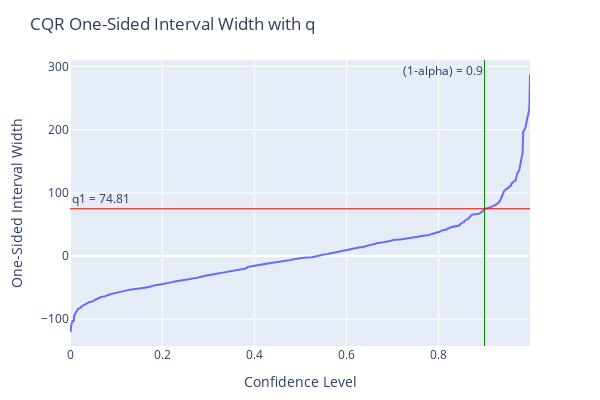
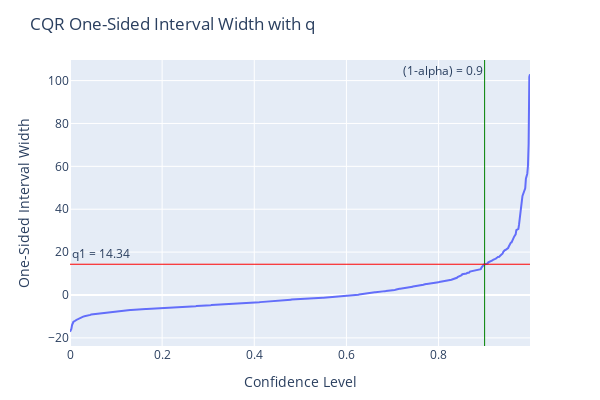

Notebook cell for these charts, in order:
### Markdown cell above
In [Conformalized Quantile Regression](https://arxiv.org/abs/1905.03222), or the `cqr` module, the method runs as follows:
<br>i. A sorted list of non-conformity scores is calculated as the differences between data points from the calibration dataset and their nearest prediction quantile, which provides a measure of how well the data fits the current quantile regression model.
<br>ii. The differences are calculated such they are negative for data points within the quantile regression interval and positive if they are outside the interval.
<br>iii. The quantiles from the regression model are adjusted by an amount that satisfies the desired error rate, which is the portion of data points lying outside the interval, based on the calibration data's non-conformity scores.

### Code cell
# Parameter for Conformalized Quantile Regression
method = "cqr"

# Enable conformal predict on the pre-trained models
# Evaluate parameter is optional, refer to the "Evaluate Performance" session below
cqr_forecast1 = m1.conformal_predict(
    test_df, calibration_df=cal_df, alpha=alpha, method=method, plotting_backend=plotting_backend, show_all_PI=True
)
cqr_forecast2 = m2.conformal_predict(
    test_df, calibration_df=cal_df, alpha=alpha, method=method, plotting_backend=plotting_backend, show_all_PI=True
)

### Figure 1 — Plotly figure (JSON) as saved in the notebook; plotly's stock layout.template omitted (floating-point values rounded to 4 significant figures; data arrays with more than 128 entries replaced by an {"elided": "..."} marker saying what was removed)
{"data": [{"hovertemplate": "Confidence Level=%{x}<br>One-Sided Interval Width=%{y}<extra></extra>", "legendgroup": "", "line": {"color": "#636efa", "dash": "solid"}, "marker": {"symbol": "circle"}, "mode": "lines", "name": "", "orientation": "v", "showlegend": false, "type": "scatter", "x": {"elided": "746 float values"}, "xaxis": "x", "y": {"elided": "746 float values"}, "yaxis": "y"}], "layout": {"annotations": [{"showarrow": false, "text": "(1-alpha) = 0.9", "x": 0.9, "xanchor": "right", "xref": "x", "y": 1, "yanchor": "top", "yref": "y domain"}, {"showarrow": false, "text": "q1 = 74.81", "x": 0, "xanchor": "left", "xref": "x domain", "y": 74.81, "yanchor": "bottom", "yref": "y"}], "height": 400, "legend": {"tracegroupgap": 0}, "margin": {"b": 50, "l": 70, "r": 70, "t": 60}, "shapes": [{"line": {"color": "green", "width": 1}, "type": "line", "x0": 0.9, "x1": 0.9, "xref": "x", "y0": 0, "y1": 1, "yref": "y domain"}, {"line": {"color": "red", "width": 1}, "type": "line", "x0": 0, "x1": 1, "xref": "x domain", "y0": 74.81, "y1": 74.81, "yref": "y"}], "title": {"text": "CQR One-Sided Interval Width with q"}, "width": 600, "xaxis": {"anchor": "y", "domain": [0, 1], "title": {"text": "Confidence Level"}}, "yaxis": {"anchor": "x", "domain": [0, 1], "title": {"text": "One-Sided Interval Width"}}}}

### Figure 2 — Plotly figure (JSON) as saved in the notebook; plotly's stock layout.template omitted (floating-point values rounded to 4 significant figures; data arrays with more than 128 entries replaced by an {"elided": "..."} marker saying what was removed)
{"data": [{"hovertemplate": "Confidence Level=%{x}<br>One-Sided Interval Width=%{y}<extra></extra>", "legendgroup": "", "line": {"color": "#636efa", "dash": "solid"}, "marker": {"symbol": "circle"}, "mode": "lines", "name": "", "orientation": "v", "showlegend": false, "type": "scatter", "x": {"elided": "674 float values"}, "xaxis": "x", "y": {"elided": "674 float values"}, "yaxis": "y"}], "layout": {"annotations": [{"showarrow": false, "text": "(1-alpha) = 0.9", "x": 0.9, "xanchor": "right", "xref": "x", "y": 1, "yanchor": "top", "yref": "y domain"}, {"showarrow": false, "text": "q1 = 14.34", "x": 0, "xanchor": "left", "xref": "x domain", "y": 14.34, "yanchor": "bottom", "yref": "y"}], "height": 400, "legend": {"tracegroupgap": 0}, "margin": {"b": 50, "l": 70, "r": 70, "t": 60}, "shapes": [{"line": {"color": "green", "width": 1}, "type": "line", "x0": 0.9, "x1": 0.9, "xref": "x", "y0": 0, "y1": 1, "yref": "y domain"}, {"line": {"color": "red", "width": 1}, "type": "line", "x0": 0, "x1": 1, "xref": "x domain", "y0": 14.34, "y1": 14.34, "yref": "y"}], "title": {"text": "CQR One-Sided Interval Width with q"}, "width": 600, "xaxis": {"anchor": "y", "domain": [0, 1], "title": {"text": "Confidence Level"}}, "yaxis": {"anchor": "x", "domain": [0, 1], "title": {"text": "One-Sided Interval Width"}}}}
